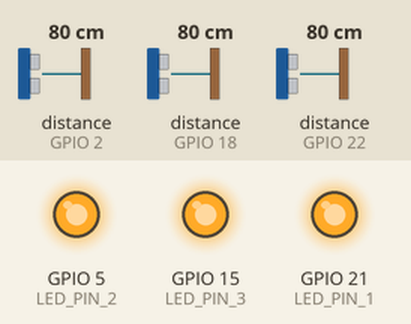
This sketch was run on a simulated ESP32. Shown: output pins drawn as LEDs (lit = HIGH). Inputs (shaded band) come from the test bench; at power-on: distance to the obstacle (sensors on GPIO 2, GPIO 18, GPIO 22) 80 cm. The echo pulse lasts 58.3 µs per cm; WiFi joins after 1.5 s; servers stay silent unless stated; what the sketch prints to the serial monitor is not drawn.

Above: at 3.0 s.
3.1 s: distance to the obstacle (sensor on GPIO 2) set to 12 cm
6.1 s: distance to the obstacle (sensor on GPIO 2) set to 9 cm
At 7.1 s:
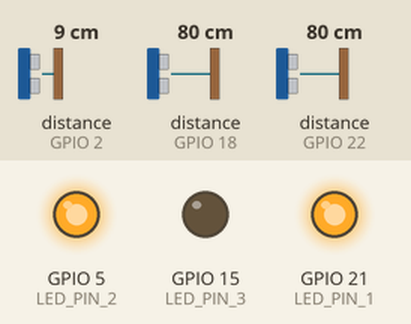
7.7 s: distance to the obstacle (sensor on GPIO 18) set to 12 cm
10.7 s: distance to the obstacle (sensor on GPIO 18) set to 9 cm
At 11.6 s:
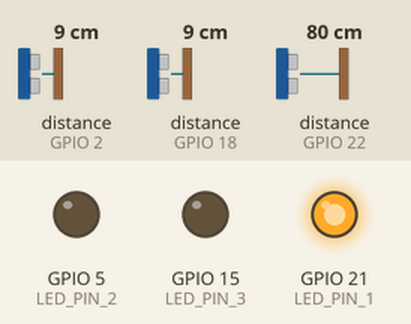
12.2 s: distance to the obstacle (sensor on GPIO 2) set to 18 cm
At 13.2 s:
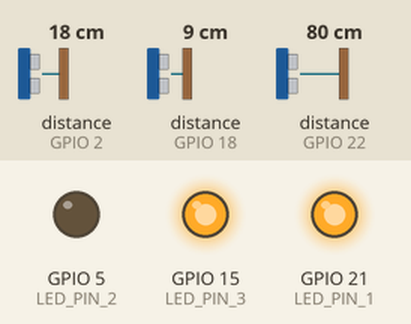
13.7 s: distance to the obstacle (sensor on GPIO 22) set to 12 cm
15.2 s: distance to the obstacle (sensor on GPIO 22) set to 9 cm
At 16.1 s:
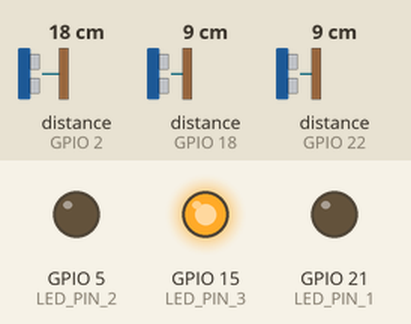
Timing chart, 0 to 17.7 s (numbered marks = the images above; inputs shaded):
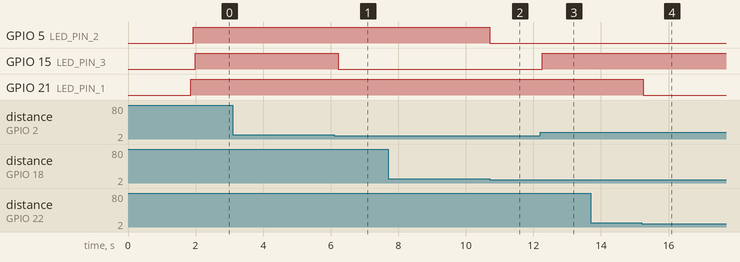

The sketch:

Project_Parking_Lot.ino
```cpp
#define BLYNK_PRINT Serial
#include <WiFi.h>
#include <WiFiClient.h>
#include <BlynkSimpleEsp32.h>
#include <NewPing.h>

char auth[] = "qRVf-KlKTmbgVQh6jtfwTk0A2XRLes3W";
char ssid[] = "KORSAK";
char pass[] = "0994541990";

#define TRIGGER_PIN_1 23
#define ECHO_PIN_1 22
#define TRIGGER_PIN_2 19
#define ECHO_PIN_2 18
#define TRIGGER_PIN_3 4
#define ECHO_PIN_3 2
#define LED_PIN_1 21
#define LED_PIN_2 5
#define LED_PIN_3 15
String SLOT1="???";
String SLOT2="???";
String SLOT3="???";

void setup(){
  Serial.begin(115200);
  Blynk.begin(auth, ssid, pass, "blynk.iot-cm.com", 8080);
  Blynk.notify("Connect!!");
  pinMode(LED_PIN_1, OUTPUT);
  pinMode(LED_PIN_2, OUTPUT);
  pinMode(LED_PIN_3, OUTPUT);
}

void loop(){
  Blynk.run();
  Sensor(TRIGGER_PIN_1,ECHO_PIN_1,LED_PIN_1)==1 ? SLOT1="ว่าง" : SLOT1="ไม่ว่าง"; Serial.print(SLOT1);
  Sensor(TRIGGER_PIN_2,ECHO_PIN_2,LED_PIN_2)==1 ? SLOT2="ว่าง" : SLOT2="ไม่ว่าง"; Serial.print(SLOT2);
  Sensor(TRIGGER_PIN_3,ECHO_PIN_3,LED_PIN_3)==1 ? SLOT3="ว่าง" : SLOT3="ไม่ว่าง"; Serial.print(SLOT3);
  Serial.println();
}

BLYNK_WRITE(V0){
  Sensor(TRIGGER_PIN_1,ECHO_PIN_1,LED_PIN_1)==1 ? SLOT1="ว่าง" : SLOT1="ไม่ว่าง"; Serial.print(SLOT1);
  Sensor(TRIGGER_PIN_2,ECHO_PIN_2,LED_PIN_2)==1 ? SLOT2="ว่าง" : SLOT2="ไม่ว่าง"; Serial.print(SLOT2);
  Sensor(TRIGGER_PIN_3,ECHO_PIN_3,LED_PIN_3)==1 ? SLOT3="ว่าง" : SLOT3="ไม่ว่าง"; Serial.print(SLOT3);
  Serial.println();
  Blynk.notify("ช่องที่ 1 : "+SLOT1+"\n"+"ช่องที่ 2 : "+SLOT2+"\n"+"ช่องที่ 3 : "+SLOT3);
}

int Sensor(int Trig,int Echo,int Led){
  NewPing sonar(Trig, Echo);
  delay(50);
  Serial.print("    Ping:");
  Serial.print(sonar.ping_cm());
  Serial.print("cm ");
  if(sonar.ping_cm() <= 10){
    digitalWrite(Led,LOW);
    return(0);
  }
  else{
    digitalWrite(Led,HIGH);
    return(1);
  }
}
```

Measured:
- the behaviour switches between 11 and 10 cm on distance to the obstacle (sensor on GPIO 2) (found by bisection; images 0 and 1)
- the behaviour switches between 11 and 10 cm on distance to the obstacle (sensor on GPIO 18) (found by bisection; images 1 and 2)
- the behaviour switches between 11 and 10 cm on distance to the obstacle (sensor on GPIO 22) (found by bisection; images 3 and 4)
- after the input at 3.1 s, every drawn part: stays the same
- after the input at 6.1 s, GPIO 15 (LED_PIN_3): HIGH → LOW after 0.12 s
- after the input at 7.7 s, every drawn part: stays the same
- after the input at 10.7 s, GPIO 5 (LED_PIN_2): HIGH → LOW at once
- after the input at 12.2 s, GPIO 15 (LED_PIN_3): LOW → HIGH after 0.06 s
- after the input at 13.7 s, every drawn part: stays the same
- after the input at 15.2 s, GPIO 21 (LED_PIN_1): HIGH → LOW at once
